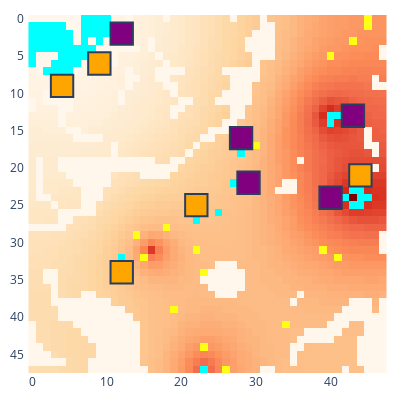

This figure's notebook cell:
### Markdown cell above
## Early Setup Phase

### Code cell
# Run the early_setup phase
agents = {player: Agent(player, env.state.env_cfg) for player in env.possible_agents}
agent = agents["player_0"]
# obs = env.reset(seed=42)  # resets an environment with a seed
obs = env.reset(seed=178220973)  # resets an environment with a seed
step = 0

while env.state.real_env_steps < 0:
    actions = {}
    for player in env.agents:
        o = obs[player]
        acts = agents[player].early_setup(step, o)
        actions[player] = acts
    step += 1
    obs, rewards, dones, infos = env.step(actions)
# plt.imshow(env.render("rgb_array", width=640, height=640))
show_env(env)

### Figure 1 — Plotly figure (JSON) as saved in the notebook; plotly's stock layout.template omitted (floating-point values rounded to 4 significant figures; data arrays with more than 128 entries replaced by an {"elided": "..."} marker saying what was removed)
{"data": [{"colorscale": [[0, "rgb(255,247,236)"], [0.125, "rgb(254,232,200)"], [0.25, "rgb(253,212,158)"], [0.375, "rgb(253,187,132)"], [0.5, "rgb(252,141,89)"], [0.625, "rgb(239,101,72)"], [0.75, "rgb(215,48,31)"], [0.875, "rgb(179,0,0)"], [1, "rgb(127,0,0)"]], "name": "Rubble", "showscale": false, "type": "heatmap", "uid": "0_Rubble", "z": {"elided": "48x48 int values"}}, {"colorscale": [[0, "#00ffff"], [1, "#00ffff"]], "hoverinfo": "skip", "name": "Ice", "showscale": false, "type": "heatmap", "uid": "0_Ice", "z": {"elided": "48x48 int values"}}, {"colorscale": [[0, "#ffff14"], [1, "#ffff14"]], "hoverinfo": "skip", "name": "Ore", "showscale": false, "type": "heatmap", "uid": "0_Ore", "z": {"elided": "48x48 int values"}}, {"colorscale": [[0, "#15b01a"], [1, "#15b01a"]], "hoverinfo": "skip", "name": "Lichen", "showscale": false, "type": "heatmap", "uid": "0_Lichen", "z": {"elided": "48x48 null values"}}, {"customdata": [["factory_0", "player_0", 1000, 0, 0, 150, 150]], "hovertemplate": "%{customdata[0]} %{customdata[1]}<br>Power: %{customdata[2]}<br>Ice: %{customdata[3]}<br>Ore: %{customdata[4]}<br>Water: %{customdata[5]}<br>Metal: %{customdata[6]}<br><extra></extra>", "name": "factory_0", "showscale": false, "type": "heatmap", "uid": "0_factory_0", "x": [28], "y": [16], "z": [0]}, {"customdata": [["factory_2", "player_0", 1000, 0, 0, 150, 150]], "hovertemplate": "%{customdata[0]} %{customdata[1]}<br>Power: %{customdata[2]}<br>Ice: %{customdata[3]}<br>Ore: %{customdata[4]}<br>Water: %{customdata[5]}<br>Metal: %{customdata[6]}<br><extra></extra>", "name": "factory_2", "showscale": false, "type": "heatmap", "uid": "0_factory_2", "x": [12], "y": [2], "z": [2]}, {"customdata": [["factory_4", "player_0", 1000, 0, 0, 150, 150]], "hovertemplate": "%{customdata[0]} %{customdata[1]}<br>Power: %{customdata[2]}<br>Ice: %{customdata[3]}<br>Ore: %{customdata[4]}<br>Water: %{customdata[5]}<br>Metal: %{customdata[6]}<br><extra></extra>", "name": "factory_4", "showscale": false, "type": "heatmap", "uid": "0_factory_4", "x": [43], "y": [13], "z": [4]}, {"customdata": [["factory_6", "player_0", 1000, 0, 0, 150, 150]], "hovertemplate": "%{customdata[0]} %{customdata[1]}<br>Power: %{customdata[2]}<br>Ice: %{customdata[3]}<br>Ore: %{customdata[4]}<br>Water: %{customdata[5]}<br>Metal: %{customdata[6]}<br><extra></extra>", "name": "factory_6", "showscale": false, "type": "heatmap", "uid": "0_factory_6", "x": [40], "y": [24], "z": [6]}, {"customdata": [["factory_8", "player_0", 1000, 0, 0, 150, 150]], "hovertemplate": "%{customdata[0]} %{customdata[1]}<br>Power: %{customdata[2]}<br>Ice: %{customdata[3]}<br>Ore: %{customdata[4]}<br>Water: %{customdata[5]}<br>Metal: %{customdata[6]}<br><extra></extra>", "name": "factory_8", "showscale": false, "type": "heatmap", "uid": "0_factory_8", "x": [29], "y": [22], "z": [8]}, {"customdata": [["factory_1", "player_1", 1000, 0, 0, 150, 150]], "hovertemplate": "%{customdata[0]} %{customdata[1]}<br>Power: %{customdata[2]}<br>Ice: %{customdata[3]}<br>Ore: %{customdata[4]}<br>Water: %{customdata[5]}<br>Metal: %{customdata[6]}<br><extra></extra>", "name": "factory_1", "showscale": false, "type": "heatmap", "uid": "0_factory_1", "x": [4], "y": [9], "z": [1]}, {"customdata": [["factory_3", "player_1", 1000, 0, 0, 150, 150]], "hovertemplate": "%{customdata[0]} %{customdata[1]}<br>Power: %{customdata[2]}<br>Ice: %{customdata[3]}<br>Ore: %{customdata[4]}<br>Water: %{customdata[5]}<br>Metal: %{customdata[6]}<br><extra></extra>", "name": "factory_3", "showscale": false, "type": "heatmap", "uid": "0_factory_3", "x": [12], "y": [34], "z": [3]}, {"customdata": [["factory_5", "player_1", 1000, 0, 0, 150, 150]], "hovertemplate": "%{customdata[0]} %{customdata[1]}<br>Power: %{customdata[2]}<br>Ice: %{customdata[3]}<br>Ore: %{customdata[4]}<br>Water: %{customdata[5]}<br>Metal: %{customdata[6]}<br><extra></extra>", "name": "factory_5", "showscale": false, "type": "heatmap", "uid": "0_factory_5", "x": [44], "y": [21], "z": [5]}, {"customdata": [["factory_7", "player_1", 1000, 0, 0, 150, 150]], "hovertemplate": "%{customdata[0]} %{customdata[1]}<br>Power: %{customdata[2]}<br>Ice: %{customdata[3]}<br>Ore: %{customdata[4]}<br>Water: %{customdata[5]}<br>Metal: %{customdata[6]}<br><extra></extra>", "name": "factory_7", "showscale": false, "type": "heatmap", "uid": "0_factory_7", "x": [22], "y": [25], "z": [7]}, {"customdata": [["factory_9", "player_1", 1000, 0, 0, 150, 150]], "hovertemplate": "%{customdata[0]} %{customdata[1]}<br>Power: %{customdata[2]}<br>Ice: %{customdata[3]}<br>Ore: %{customdata[4]}<br>Water: %{customdata[5]}<br>Metal: %{customdata[6]}<br><extra></extra>", "name": "factory_9", "showscale": false, "type": "heatmap", "uid": "0_factory_9", "x": [9], "y": [6], "z": [9]}], "layout": {"coloraxis": {"showscale": false}, "height": 400, "margin": {"b": 10, "l": 10, "r": 10, "t": 10}, "plot_bgcolor": "rgba(0, 0, 0, 0)", "shapes": [{"fillcolor": "purple", "name": "factory_0", "type": "rect", "x0": 26.5, "x1": 29.5, "y0": 14.5, "y1": 17.5}, {"fillcolor": "purple", "name": "factory_2", "type": "rect", "x0": 10.5, "x1": 13.5, "y0": 0.5, "y1": 3.5}, {"fillcolor": "purple", "name": "factory_4", "type": "rect", "x0": 41.5, "x1": 44.5, "y0": 11.5, "y1": 14.5}, {"fillcolor": "purple", "name": "factory_6", "type": "rect", "x0": 38.5, "x1": 41.5, "y0": 22.5, "y1": 25.5}, {"fillcolor": "purple", "name": "factory_8", "type": "rect", "x0": 27.5, "x1": 30.5, "y0": 20.5, "y1": 23.5}, {"fillcolor": "orange", "name": "factory_1", "type": "rect", "x0": 2.5, "x1": 5.5, "y0": 7.5, "y1": 10.5}, {"fillcolor": "orange", "name": "factory_3", "type": "rect", "x0": 10.5, "x1": 13.5, "y0": 32.5, "y1": 35.5}, {"fillcolor": "orange", "name": "factory_5", "type": "rect", "x0": 42.5, "x1": 45.5, "y0": 19.5, "y1": 22.5}, {"fillcolor": "orange", "name": "factory_7", "type": "rect", "x0": 20.5, "x1": 23.5, "y0": 23.5, "y1": 26.5}, {"fillcolor": "orange", "name": "factory_9", "type": "rect", "x0": 7.5, "x1": 10.5, "y0": 4.5, "y1": 7.5}], "width": 400, "xaxis": {"autorange": true, "domain": [0, 1], "range": [-0.7667, 47.77], "type": "linear"}, "yaxis": {"autorange": true, "domain": [0, 1], "range": [47.5, -0.5], "scaleanchor": "x", "type": "linear"}}}
